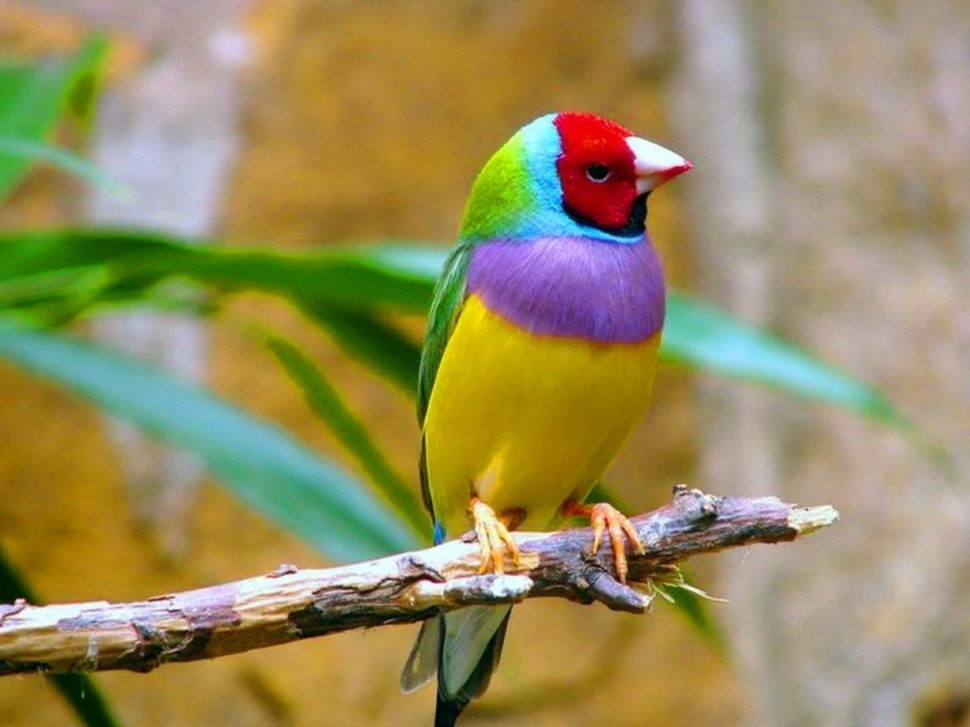
#> input picture images/bird-05.jpg, 970 x 727 px, shrunk from 2560 x 1920 before the run
$ python arithmetic.py --image images/bird-05.jpg
#> lines starting #> are read from the running program, lines starting #| are printed output that depends on the picture
from __future__ import print_function
import numpy as np
import argparse
import cv2

ap = argparse.ArgumentParser()
ap.add_argument("-i", "--image", required=True, help="Path to image")
args = vars(ap.parse_args())

image = cv2.imread(args["image"])
#> image is the input picture: shape (727, 970, 3); mean B, G, R 92.5, 139.9, 151.5
cv2.imshow("Original", image)

print("max of 255 {}".format(cv2.add(np.uint8([200]), np.uint8([100]))))
print("min of 255 {}".format(cv2.subtract(np.uint8([50]), np.uint8([100]))))
print("wrap around: {}".format(np.uint8([200]) + np.uint8([100])))
print("wrap around: {}".format(np.uint8([50]) - np.uint8([100])))

M = np.ones(image.shape, dtype="uint8") * 100
added = cv2.add(image,M)
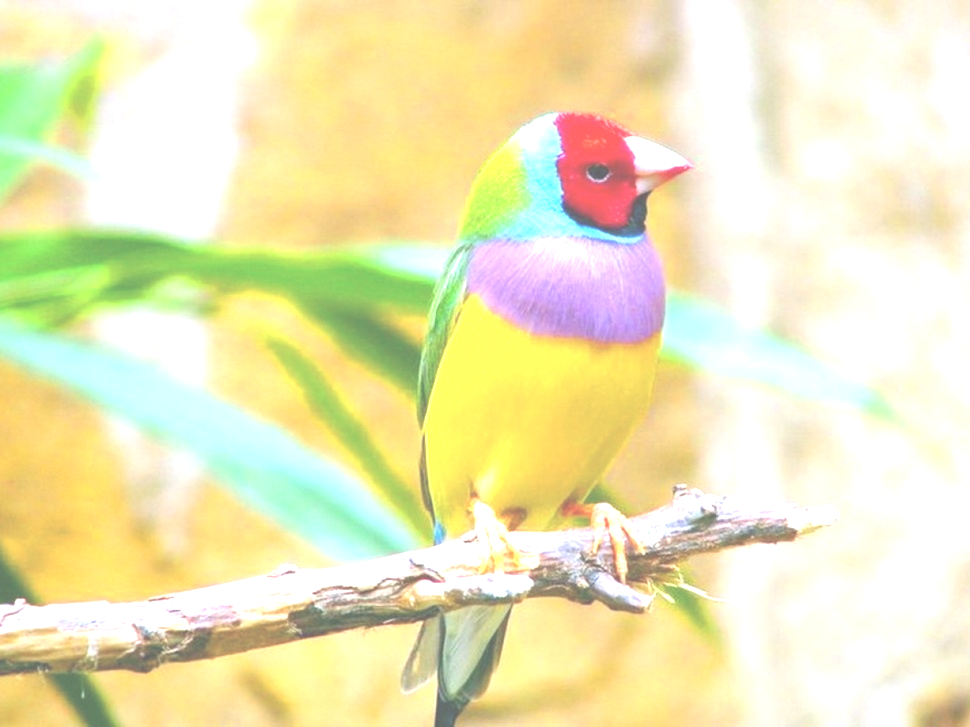
#> added: shape (727, 970, 3); mean B, G, R 186, 232.7, 237.6
cv2.imshow("Added", added)

M = np.ones(image.shape, dtype="uint8") * 50
subtracted = cv2.subtract(image, M)
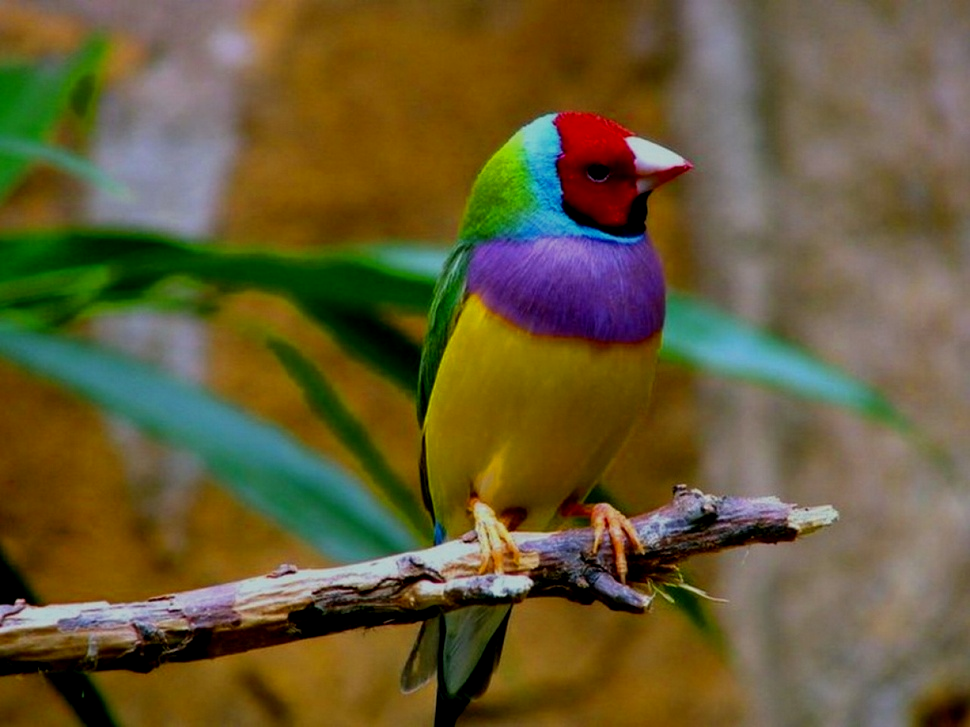
#> subtracted: shape (727, 970, 3); mean B, G, R 53, 90.8, 102.3
cv2.imshow("Subtracted", subtracted)
cv2.waitKey(0)

$ run again, on images/bird-07.jpg
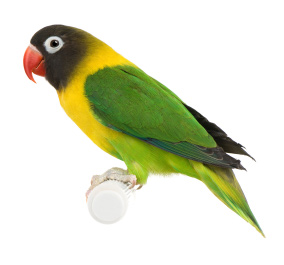
#> input picture images/bird-07.jpg, 284 x 265 px
#> image is the input picture: shape (265, 284, 3); mean B, G, R 201.2, 222.6, 220.2
#> `added = cv2.add(image,M)`:
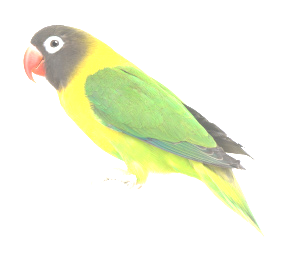
#> added: shape (265, 284, 3); mean B, G, R 226.9, 245.8, 242.3
#> `subtracted = cv2.subtract(image, M)`:
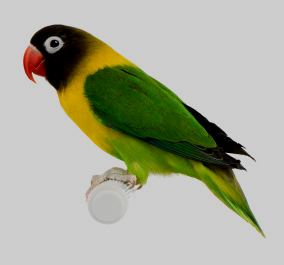
#> subtracted: shape (265, 284, 3); mean B, G, R 155.2, 172.8, 170.4

$ run again, on images/download.jpg
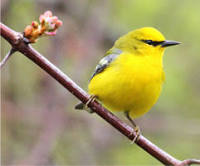
#> input picture images/download.jpg, 200 x 166 px
#> image is the input picture: shape (166, 200, 3); mean B, G, R 102.1, 152, 162.3
#> `added = cv2.add(image,M)`:
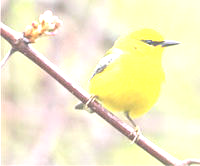
#> added: shape (166, 200, 3); mean B, G, R 200.6, 238.4, 246
#> `subtracted = cv2.subtract(image, M)`:
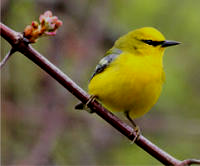
#> subtracted: shape (166, 200, 3); mean B, G, R 57, 102.7, 112.5
